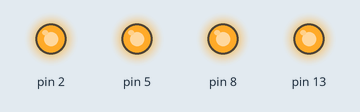
A sketch run on a simulated Arduino Uno, built with avr-gcc and run on an emulated ATmega328P. Parts: output pins drawn as LEDs (lit = HIGH).

Above: at 1.0 s.
At 2.3 s:
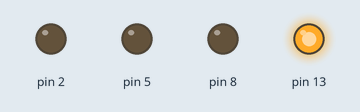
At 2.7 s:
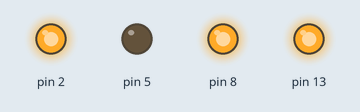
At 3.5 s:
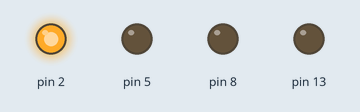
At 6.3 s:
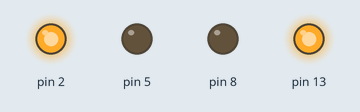
At 7.5 s:
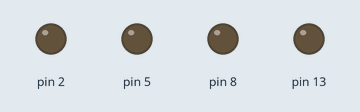
Timing chart, 0 to 8.7 s (numbered marks = the images above):
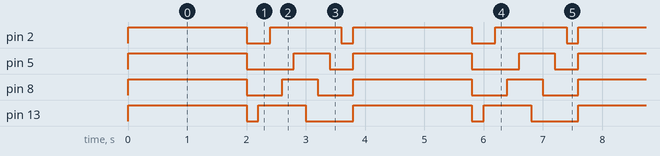

The sketch:

mini_light_show_2.ino
```cpp
/*
  Jeremy wizenfeld created: August 31th
  D13- red light
  D8- green light
  D5- yellow light
*/

// the setup function runs once when you press reset or power the board
void setup() {

  pinMode(13, OUTPUT);
  pinMode(8, OUTPUT);
  pinMode(5, OUTPUT);
  pinMode(2, OUTPUT);
}

void loop() {
  digitalWrite(13, HIGH);
  digitalWrite(8, HIGH);
   digitalWrite(5, HIGH);
    digitalWrite(2, HIGH);
  delay(2000);
  digitalWrite(5, LOW);
   digitalWrite(8, LOW);
   digitalWrite(13, LOW);
   digitalWrite(2, LOW);
   delay(200);
   digitalWrite(13, HIGH);
      delay(200);
      digitalWrite(2, HIGH);
      delay(200);
  digitalWrite(8, HIGH);
   delay(200);
   digitalWrite(5, HIGH);
    delay(200);
    digitalWrite(13, LOW);
      delay(200);
  digitalWrite(8, LOW);
   delay(200);
   digitalWrite(5, LOW);
    delay(200);
    digitalWrite(2, LOW);
    delay(200);

}
```

Measured:
- by itself, pin 2: repeats every 3.8 s: LOW 0.40 s, HIGH 1.2 s, LOW 0.20 s, HIGH 2.0 s
- by itself, pin 5: repeats every 3.8 s: LOW 0.80 s, HIGH 0.60 s, LOW 0.40 s, HIGH 2.0 s
- by itself, pin 8: repeats every 3.8 s: LOW 0.60 s, HIGH 0.60 s, LOW 0.60 s, HIGH 2.0 s
- by itself, pin 13: repeats every 3.8 s: LOW 0.20 s, HIGH 0.80 s, LOW 0.80 s, HIGH 2.0 s
